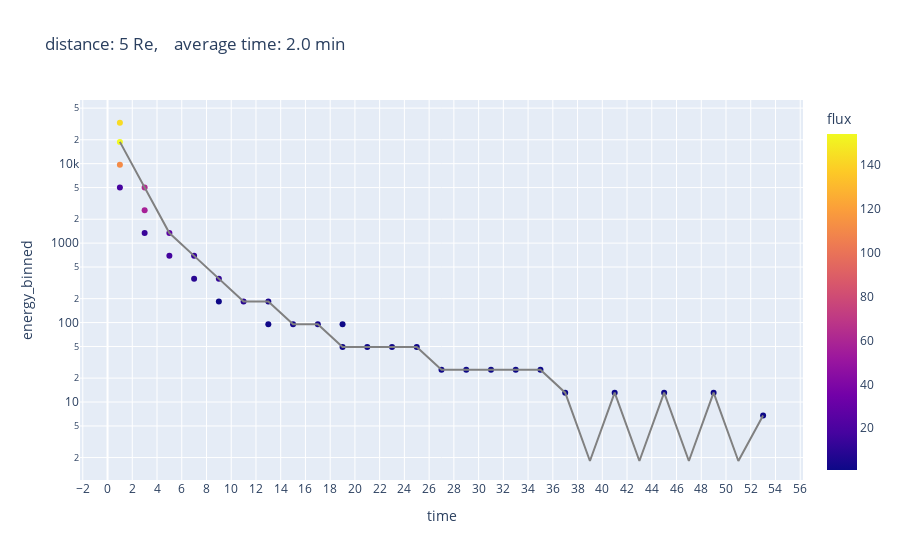

The code cell stored with this chart in its notebook:
### Code cell
target_distances = [5]
avg_time = 2. 

for target_distance in target_distances:
    index = (result['distance_Re'] == target_distance)
    ntime = round(max(result.loc[index,'time'])/avg_time)
    time_loop = np.arange(0,ntime,1)
    energy_spectra = pd.DataFrame(np.array(
        np.meshgrid(time_loop, mms_enspectra_simulation_functions.MMS_ENERGY_BIN)).T.reshape(-1,2)
                                  , columns=["itime","energy_binned"])
    
    energy_spectra['time'] = (energy_spectra['itime']+0.5)*avg_time
    energy_spectra['flux'] = energy_spectra.apply(
        lambda x: calculate_flux(x['itime'], x['energy_binned'], result, target_distance, avg_time), axis=1)      
index_valid = (energy_spectra['flux'] > 0)

beam =  pd.DataFrame(np.empty((ntime,2)), columns=['time','energy_binned'])
i = 0
for itime in np.unique(energy_spectra['time']):
    index = energy_spectra['time'] == itime
    beam.loc[i,'time'] = itime
    beam.loc[i, 'energy_binned'] = energy_spectra.loc[(energy_spectra.loc[index,'flux']).idxmax(),'energy_binned']
    i = i + 1
    
fig = px.scatter(energy_spectra.loc[index_valid,:], x="time", y="energy_binned", color = 'flux', log_y=True
                 , title = 'distance: ' + str(target_distance) + ' Re, ' 
                 + '   average time: ' + str(avg_time) + ' min')

reference_line = go.Scatter(x=list(beam['time']), y= list(beam['energy_binned'])
                            , mode="lines", line=go.scatter.Line(color="gray"), showlegend=False)

fig.add_trace(reference_line)

fig.update_xaxes(dtick=avg_time)
fig.show()

### Figure 1 — Plotly figure (JSON) as saved in the notebook; plotly's stock layout.template omitted (floating-point values rounded to 4 significant figures)
{"data": [{"hovertemplate": "time=%{x}<br>energy_binned=%{y}<br>flux=%{marker.color}<extra></extra>", "legendgroup": "", "marker": {"color": [18, 111, 154, 143, 14, 57, 62, 17, 27, 9, 13, 1, 12, 9, 2, 5, 4, 4, 2, 1, 2, 2, 2, 2, 1, 1, 1, 1, 1, 1, 1, 1, 1], "coloraxis": "coloraxis", "symbol": "circle"}, "mode": "markers", "name": "", "orientation": "v", "showlegend": false, "type": "scatter", "x": [1, 1, 1, 1, 3, 3, 3, 5, 5, 7, 7, 9, 9, 11, 13, 13, 15, 17, 19, 19, 21, 23, 25, 27, 29, 31, 33, 35, 37, 41, 45, 49, 53], "xaxis": "x", "y": [5015.0, 9710.0, 18800.0, 32740.0, 1338.0, 2590.0, 5015.0, 691.1, 1338.0, 357.0, 691.1, 184.4, 357.0, 184.4, 95.24, 184.4, 95.24, 95.24, 49.2, 95.24, 49.2, 49.2, 49.2, 25.41, 25.41, 25.41, 25.41, 25.41, 13.12, 13.12, 13.12, 13.12, 6.77], "yaxis": "y"}, {"line": {"color": "gray"}, "mode": "lines", "showlegend": false, "type": "scatter", "x": [1, 3, 5, 7, 9, 11, 13, 15, 17, 19, 21, 23, 25, 27, 29, 31, 33, 35, 37, 39, 41, 43, 45, 47, 49, 51, 53], "y": [18800.0, 5015.0, 1338.0, 691.1, 357.0, 184.4, 184.4, 95.24, 95.24, 49.2, 49.2, 49.2, 49.2, 25.41, 25.41, 25.41, 25.41, 25.41, 13.12, 1.81, 13.12, 1.81, 13.12, 1.81, 13.12, 1.81, 6.77]}], "layout": {"coloraxis": {"colorbar": {"title": {"text": "flux"}}, "colorscale": [[0, "#0d0887"], [0.1111, "#46039f"], [0.2222, "#7201a8"], [0.3333, "#9c179e"], [0.4444, "#bd3786"], [0.5556, "#d8576b"], [0.6667, "#ed7953"], [0.7778, "#fb9f3a"], [0.8889, "#fdca26"], [1, "#f0f921"]]}, "legend": {"tracegroupgap": 0}, "title": {"text": "distance: 5 Re,    average time: 2.0 min"}, "xaxis": {"anchor": "y", "domain": [0, 1], "dtick": 2, "title": {"text": "time"}}, "yaxis": {"anchor": "x", "domain": [0, 1], "title": {"text": "energy_binned"}, "type": "log"}}}
